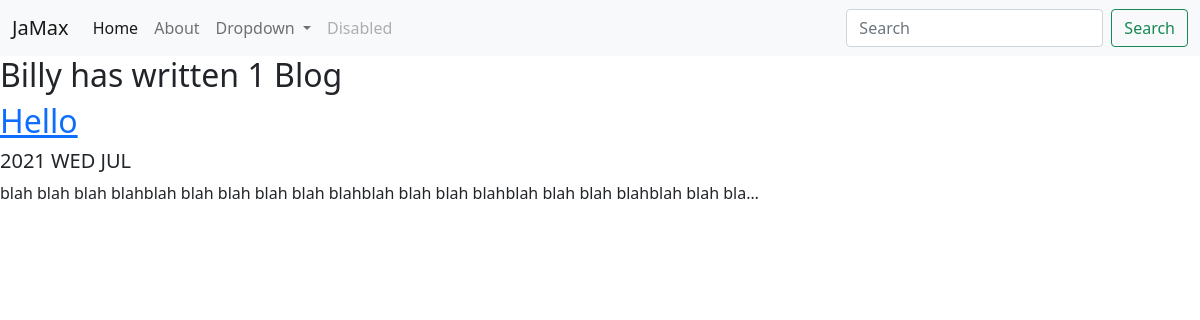
Screenshot of /blog/ with the database file from the repository.
### blog/models.py (models this page shows, shortened)
class Blog(models.Model):
    title = models.CharField(max_length=200)
    description = models.TextField()
    date = models.DateField()

### blog/views.py (the view)
# urls.py: path('', views.all_blogs, name='all_blogs'),
def all_blogs(request):
    blogs = Blog.objects.order_by('-date')[:5]
    return render(request, 'blog/all_blogs.html', {'blogs':blogs})

### blog/templates/blog/all_blogs.html
{% extends 'portfolio/base.html' %}
{% block content %}
<h2>Billy has written {{ blogs.count }} Blog{{ blogs.count|pluralize}}</h2>
{% for blog in blogs %}
<a href="{% url 'blog:detail' blog.id %}"><h2>{{ blog.title }}</h2></a>
<h5>{{ blog.date|date:'Y D M'|upper }}</h5>
<p>{{ blog.description|striptags|truncatechars:100 }}</p>
{% endfor %}
{% endblock %}

### rows the page displays
Blog: title "Hello", date "2021 WED JUL", description "blah blah blah blahblah blah blah blah blah blahblah blah blah blahblah blah blah blahblah blah bla…"

### other values shown
{{ blogs.count }} "1"
